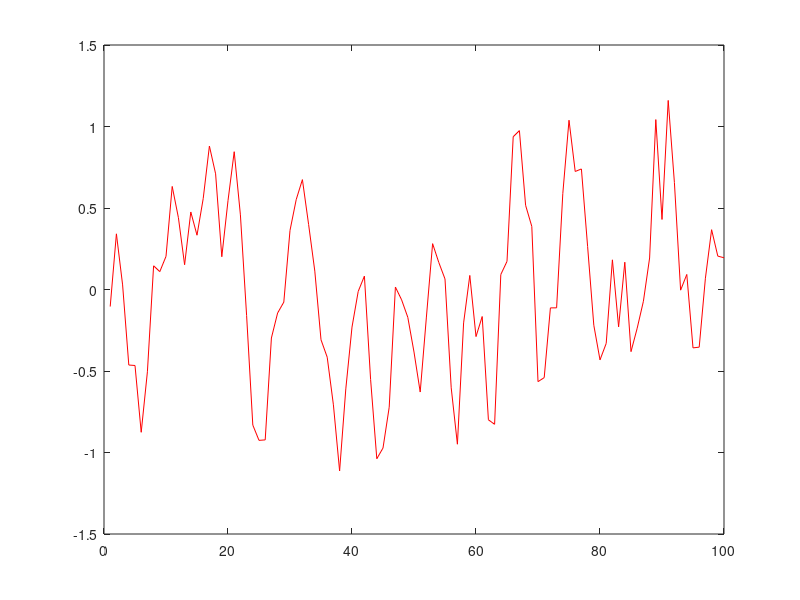
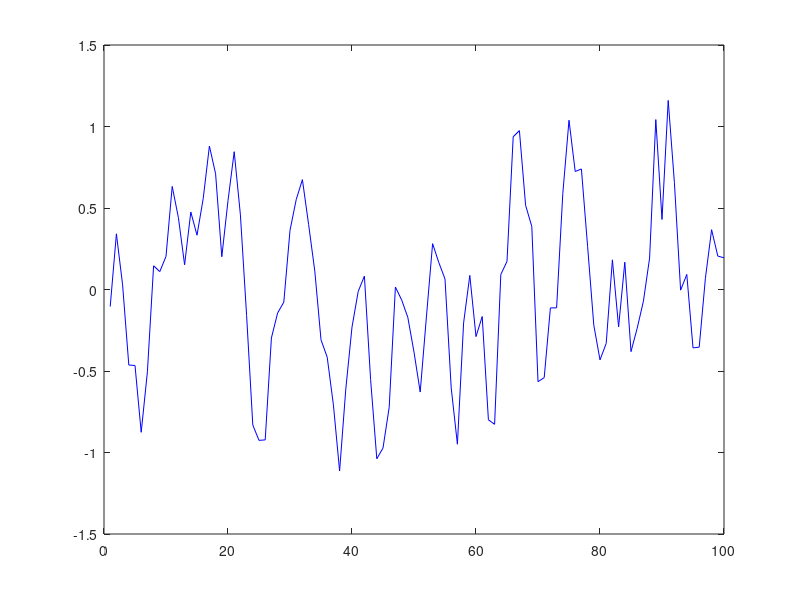

Here is the MATLAB script that generated these plots, in order:
clc; 
close all; 
clear all;

f = 10;
Fs = 100;
ts = 1 / Fs;
t = 0 : ts : 1 - ts;
s = sin(2 * pi * f * t);
noise = 0.5 * randn(size(t));

x = randn(1, 100);
%x = noise + s; % input data
% here you can use any 1 by n size array
a = 1; % y_coefficient
b = [1/4 1/4 1/4 1/4]; % x_coefficient

% using build-in function
yn = filter(b, a, x);

% Creating Filter
y = zeros(1, length(x))
for i = 1 : length(x)
    for j = 2 : length(a)
        if (i >= j)
           y(i) = y(i) - a(j) * y(i - j + 1)
        end
    end
    for j = 1 : length(b)
       if(i >= j)
         y(i) = y(i) + b(j) * x(i - j + 1) 
       end
    end
end
figure(1)
plot(yn , 'r'); hold on; 
figure(2)
plot(y, 'b');


    